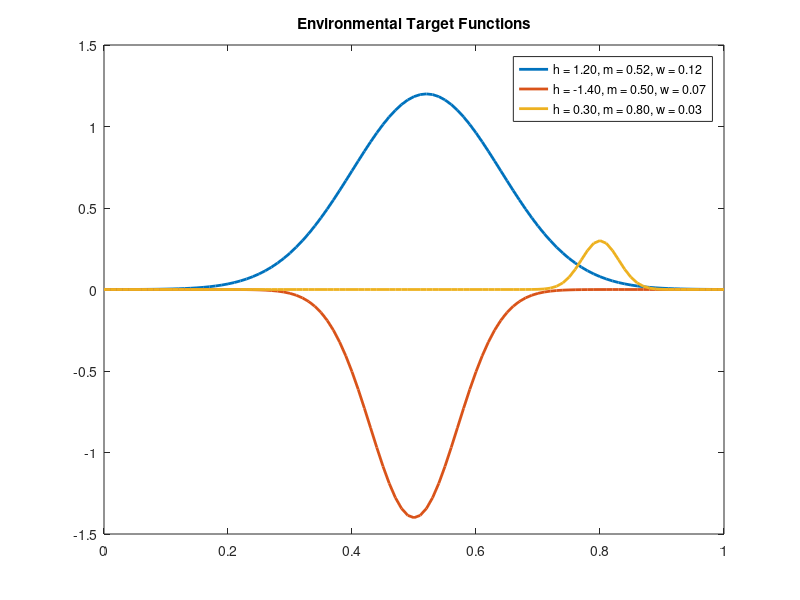

Source code (MATLAB):
% A vector with all x values for our plotting function
x = 0.0:0.01:1.0;

% The function for each Gaussian
function ret=y(i, h, m, w)
ret = h*exp((-(i-m).^2) / (2*w^2));
endfunction

plot(x, y(x,1.2, 0.52, 0.12),'LineWidth',2)

hold on % To plot all functions on one axis

plot(x, y(x,-1.4, 0.50, 0.07),'LineWidth',2)
plot(x, y(x, 0.30, 0.80, 0.03),'LineWidth',2)

legend("h = 1.20, m = 0.52, w = 0.12", "h = -1.40, m = 0.50, w = 0.07", "h = 0.30, m = 0.80, w = 0.03");

title("Environmental Target Functions")